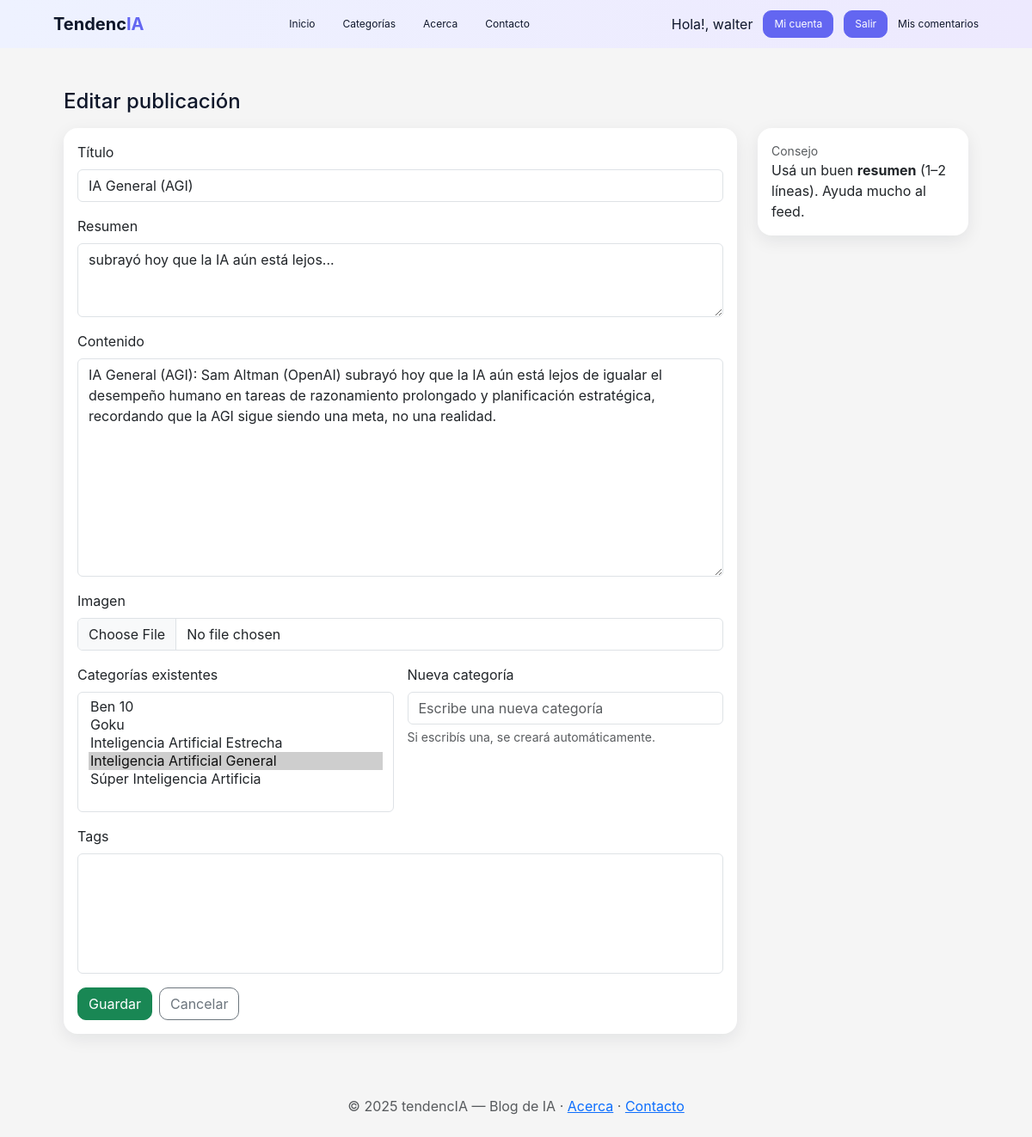
/post/2/editar/ (signed in), run on the app's committed database.
### apps/usuarios/models.py (models this page shows, shortened)
class Usuario(AbstractUser):
    avatar = models.ImageField(upload_to='avatars/', blank=True, null=True)
    edad = models.PositiveIntegerField(blank=True, null=True)
    class Rol(models.TextChoices):
        VISITANTE = 'visitante', 'Visitante'
        LECTOR    = 'lector',    'Lector'
        ESCRITOR  = 'escritor',  'Escritor'
        ADMIN     = 'admin',     'Administrador'
    rol = models.CharField(
        max_length=20,
        choices=Rol.choices,
        default=Rol.LECTOR,
    )
    class Meta:
        ordering = ['username']
        verbose_name = 'Usuario'
        verbose_name_plural = 'Usuarios'

### apps/posts/models.py (models this page shows, shortened)
class Post(models.Model):
    titulo = models.CharField(max_length=200)
    resumen = models.CharField(max_length=300)
    contenido = models.TextField()
    fecha_hora = models.DateTimeField(auto_now_add=True)
    autor = models.ForeignKey(
        settings.AUTH_USER_MODEL,
        on_delete=models.CASCADE,
        related_name='posts'
    )
    categorias = models.ManyToManyField(Categoria, related_name='posts', blank=True)
    tags = models.ManyToManyField(Tag, related_name='posts', blank=True)
    imagen = models.ImageField(upload_to='post_images/', blank=True, null=True)
    class Meta:
        ordering = ['-fecha_hora']

### apps/posts/views.py (the view, shortened to what this page needs)
# urls.py: path("post/<int:pk>/editar/", views.PostUpdateView.as_view(), name="post_editar"),
class PostUpdateView(LoginRequiredMixin, UserPassesTestMixin, UpdateView):
    model = Post
    form_class = PostForm
    template_name = "posts/post_form.html"
    def test_func(self):
        return puede_editar_post(self.request.user, self.get_object())

### apps/posts/models.py (called while the page is built)
    def __str__(self):
        return self.nombre

### apps/posts/views.py (called while the page is built)
def _rol(u):
    return getattr(u, "rol", "visitante")

def puede_editar_post(user, post):
    r = _rol(user)
    return r in ("escritor", "admin") and (user == post.autor or r == "admin")

### apps/posts/templates/posts/post_form.html (shortened to what this page needs)
{% extends "base.html" %}
{% load static %}
{% block content %}
<div class="container py-4">
  <h1 class="h4 mb-3">{% if object %}Editar publicación{% else %}Nueva publicación{% endif %}</h1>
  <div class="row g-4">
    <div class="col-lg-9">
      <div class="card">
        <div class="card-body">
          <form method="post" enctype="multipart/form-data" novalidate>
            <div class="mb-3">
              <label class="form-label">Título</label>
              {{ form.titulo }}
            </div>
            <div class="mb-3">
              <label class="form-label">Resumen</label>
              {{ form.resumen }}
            </div>
            <div class="mb-3">
              <label class="form-label">Contenido</label>
              {{ form.contenido }}
            </div>
            <div class="mb-3">
              <label class="form-label">Imagen</label>
              {{ form.imagen }}
            </div>
            <div class="row g-3">
              <div class="col-md-6">
                <label class="form-label">Categorías existentes</label>
                {{ form.categorias }}
              </div>
              <div class="col-md-6">
                <label class="form-label">Nueva categoría</label>
                {{ form.nueva_categoria }}
                <div class="form-text">Si escribís una, se creará automáticamente.</div>
              </div>
            </div>
            <div class="mt-3">
              <label class="form-label">Tags</label>
              {{ form.tags }}
            </div>
            <div class="mt-3 d-flex gap-2">
              <button type="submit" class="btn btn-success">Guardar</button>
              <a href="{% url 'posts:feed' %}" class="btn btn-outline-secondary">Cancelar</a>
            </div>
          </form>
        </div>
      </div>
    </div>
    <div class="col-lg-3">
      <div class="card">
        <div class="card-body">
          <div class="small text-muted">Consejo</div>
          <p class="mb-0">Usá un buen <strong>resumen</strong> (1–2 líneas). Ayuda mucho al feed.</p>
        </div>
      </div>
    </div>
  </div>
</div>
{% endblock %}

### apps/usuarios/templates/base.html (shortened to what this page needs)
<!DOCTYPE html>
<html lang="es">
<head>
  {% load static %}
  <link href="https://cdn.jsdelivr.net/npm/bootstrap@5.3.3/dist/css/bootstrap.min.css" rel="stylesheet">
  <link rel="stylesheet" href="{% static 'css/site.css' %}">
</head>
<body>
  {% if request.resolver_match %}
  {% if request.resolver_match.url_name != "login" %}
  {% if request.resolver_match.url_name != "register" %}
  <nav class="navbar navbar-expand-lg navbar-dark">
    <div class="container">
      <a class="navbar-brand" href="{% url 'posts:feed' %}">
        Tendenc<span class="logo-ia">IA</span>
      </a>
      <div class="collapse navbar-collapse" id="mainNav">
        <ul class="navbar-nav me-auto">
          <li class="nav-item">
            <a class="nav-link {% if request.resolver_match.url_name == 'feed' %}active{% endif %}"
              href="{% url 'posts:feed' %}">Inicio</a>
          </li>
          <li class="nav-item">
            <a class="nav-link {% if request.resolver_match.url_name == 'categorias' %}active{% endif %}"
              href="{% url 'posts:categorias' %}">Categorías</a>
          </li>
          <li class="nav-item">
            <a class="nav-link {% if request.resolver_match.url_name == 'acerca' %}active{% endif %}"
              href="{% url 'posts:acerca' %}">Acerca</a>
          </li>
          <li class="nav-item">
            <a class="nav-link {% if request.resolver_match.url_name == 'contacto' %}active{% endif %}"
              href="{% url 'posts:contacto' %}">Contacto</a>
          </li>
        </ul>
        <ul class="navbar-nav ms-auto align-items-center">
          <li class="nav-item d-flex align-items-center">
            {% if user.is_authenticated %}
            <span class="navbar-text">Hola!, {{ user.first_name|default:user.username }}</span>
            {% else %}
            <span class="navbar-text">Hola!, visitante</span>
            {% endif %}
          </li>
          {% if user.is_authenticated %}
          <li class="nav-item">
            <a class="btn btn-navbar" href="{% url 'usuarios:profile' %}">Mi cuenta</a>
          </li>
          <li class="nav-item">
            <form method="post" action="{% url 'usuarios:logout' %}" class="d-inline m-0 p-0">
              <button class="btn btn-navbar" type="submit">Salir</button>
            </form>
          </li>
          <li class="nav-item">
            <a class="nav-link {% if request.resolver_match.url_name == 'mis_comentarios' %}active{% endif %}"
              href="{% url 'usuarios:mis_comentarios' %}">Mis comentarios</a>
          </li>
          {% endif %}
        </ul>
      </div>
    </div>
  </nav>
  {% endif %}
  {% endif %}
  {% endif %}
  <main class="container py-4">
    {% block content %}{% endblock %}
  </main>
  <footer class="text-center text-muted py-4">
    © {% now "Y" %} tendencIA — Blog de IA ·
    <a href="{% url 'posts:acerca' %}">Acerca</a> ·
    <a href="{% url 'posts:contacto' %}">Contacto</a>
  </footer>
</body>
</html>

### tendencIA/static/css/site.css (style rules this page uses)
:root { --brand: #F5F5F5; --brand-dark: #F5F5F5; --bg: #F5F5F5; --card: #ffffff; --muted: #475569; --radius: 16px; --shadow: 0 6px 20px rgba(16, 24, 40, .08); --shadow-hover: 0 10px 30px rgba(16, 24, 40, .14); --purple: #6366F1; --navbar-color: #0F172A; }
html, body { background: var(--bg); font-family: 'Inter', sans-serif; color: var(--navbar-color); }
.container { max-width: 1100px; }
.navbar { background: linear-gradient(90deg, #EEF2FF, #EDE9FE); display: flex; justify-content: center; font-family: 'Inter', sans-serif; }
.navbar .navbar-nav.me-auto { display: flex; justify-content: center; gap: 2rem; flex: 1; }
.navbar .nav-link, .navbar .nav-link.navbar-text, .navbar .btn-link { color: var(--navbar-color) !important; font-family: 'Inter', sans-serif; font-size: 12px; background-color: transparent !important; padding: 0 !important; border-radius: 0 !important; text-decoration: none; }
.navbar-brand { font-family: 'Inter', sans-serif; color: var(--navbar-color) !important; font-weight: 700; }
.navbar-brand .logo-ia { color: var(--purple); }
.navbar .btn-auth, .navbar .btn-navbar { background-color: var(--purple); border-color: var(--purple); color: #fff; font-family: 'Inter', sans-serif; font-size: 12px; padding: .35rem .75rem; border-radius: 10px; display: inline-flex; align-items: center; justify-content: center; text-decoration: none; }
.navbar .navbar-nav.ms-auto .nav-item { margin-left: 0.75rem; }
.navbar .navbar-text { color: var(--navbar-color) !important; font-family: 'Inter', sans-serif; margin: 0; }
.card { border: 0; border-radius: var(--radius); box-shadow: var(--shadow); transition: transform .15s ease, box-shadow .15s ease; background: var(--card); }
.btn { border-radius: 10px; }

### data on the page
Usuario: first_name "walter"
Post: titulo "IA General (AGI)", resumen "subrayó hoy que la IA aún está lejos...", contenido "IA General (AGI): Sam Altman (OpenAI) subrayó hoy que la IA aún está lejos de igualar el desempeño humano en tareas de razonamiento prolongado y planificación estratégica, recordando que la AGI sigue siendo una meta, no una realidad."
